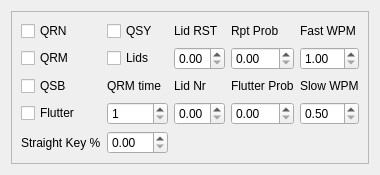
            <widget class="QWidget" name="conditionTab">
             <property name="focusPolicy">
              <enum>Qt::TabFocus</enum>
             </property>
             <property name="accessibleName">
              <string>Simulation parameters</string>
             </property>
             <property name="accessibleDescription">
              <string>Simulation parameters and probabilities</string>
             </property>
             <attribute name="title">
              <string>Condition/Op parameters</string>
             </attribute>
             <layout class="QVBoxLayout" name="verticalLayout_9">
              <item>
               <widget class="QFrame" name="frame_6">
                <property name="frameShape">
                 <enum>QFrame::StyledPanel</enum>
                </property>
                <property name="frameShadow">
                 <enum>QFrame::Raised</enum>
                </property>
                <layout class="QGridLayout" name="gridLayout_6">
                 <item row="0" column="0">
                  <widget class="QCheckBox" name="qrnCheck">
                   <property name="focusPolicy">
                    <enum>Qt::TabFocus</enum>
                   </property>
                   <property name="toolTip">
                    <string>Adds QRN</string>
                   </property>
                   <property name="accessibleName">
                    <string>QRN</string>
                   </property>
                   <property name="accessibleDescription">
                    <string>Adds QRN when checked</string>
                   </property>
                   <property name="text">
                    <string>QRN</string>
                   </property>
                  </widget>
                 </item>
                 <item row="0" column="1">
                  <widget class="QCheckBox" name="qsyCheck">
                   <property name="focusPolicy">
                    <enum>Qt::TabFocus</enum>
                   </property>
                   <property name="toolTip">
                    <string>Show stations in log that give up and QSY</string>
                   </property>
                   <property name="accessibleName">
                    <string>QSY</string>
                   </property>
                   <property name="accessibleDescription">
                    <string>Show stations in log that give up and QSY</string>
                   </property>
                   <property name="text">
                    <string>QSY</string>
                   </property>
                  </widget>
                 </item>
                 <item row="0" column="2">
                  <widget class="QLabel" name="lidRstProbLabel">
                   <property name="text">
                    <string>Lid RST</string>
                   </property>
                  </widget>
                 </item>
                 <item row="0" column="3">
                  <widget class="QLabel" name="rptProbLabel">
                   <property name="text">
                    <string>Rpt Prob</string>
                   </property>
                  </widget>
                 </item>
                 <item row="0" column="4">
                  <widget class="QLabel" name="fastLabel">
                   <property name="text">
                    <string>Fast WPM</string>
                   </property>
                  </widget>
                 </item>
                 <item row="1" column="0">
                  <widget class="QCheckBox" name="qrmCheck">
                   <property name="focusPolicy">
                    <enum>Qt::TabFocus</enum>
                   </property>
                   <property name="toolTip">
                    <string>Add QRM stations</string>
                   </property>
                   <property name="accessibleName">
                    <string>QRM</string>
                   </property>
                   <property name="accessibleDescription">
                    <string>Add QRM stations</string>
                   </property>
                   <property name="text">
                    <string>QRM</string>
                   </property>
                  </widget>
                 </item>
                 <item row="1" column="1">
                  <widget class="QCheckBox" name="lidsCheck">
                   <property name="focusPolicy">
                    <enum>Qt::TabFocus</enum>
                   </property>
                   <property name="toolTip">
                    <string>Add operators who make mistakes</string>
                   </property>
                   <property name="accessibleName">
                    <string>Lids</string>
                   </property>
                   <property name="accessibleDescription">
                    <string>Add operators who make mistakes</string>
                   </property>
                   <property name="text">
                    <string>Lids</string>
                   </property>
                  </widget>
                 </item>
                 <item row="1" column="2">
                  <widget class="QDoubleSpinBox" name="lidRstProbSpinBox">
                   <property name="focusPolicy">
                    <enum>Qt::StrongFocus</enum>
                   </property>
                   <property name="toolTip">
                    <string>Probability a lid does not send 599</string>
                   </property>
                   <property name="accessibleName">
                    <string>Lid RST probability</string>
                   </property>
                   <property name="accessibleDescription">
                    <string>Probability a lid does not send 599</string>
                   </property>
                   <property name="maximum">
                    <double>1.000000000000000</double>
                   </property>
                   <property name="singleStep">
                    <double>0.010000000000000</double>
                   </property>
                  </widget>
                 </item>
                 <item row="1" column="3">
                  <widget class="QDoubleSpinBox" name="rptProbSpinBox">
                   <property name="focusPolicy">
                    <enum>Qt::StrongFocus</enum>
                   </property>
                   <property name="toolTip">
                    <string>Probability of stations repeating information</string>
                   </property>
                   <property name="accessibleName">
                    <string>Repeat Probability</string>
                   </property>
                   <property name="accessibleDescription">
                    <string>Probability of stations repeating information</string>
                   </property>
                   <property name="maximum">
                    <double>1.000000000000000</double>
                   </property>
                   <property name="singleStep">
                    <double>0.010000000000000</double>
                   </property>
                  </widget>
                 </item>
                 <item row="1" column="4">
                  <widget class="QDoubleSpinBox" name="fastSpinBox">
                   <property name="focusPolicy">
                    <enum>Qt::StrongFocus</enum>
                   </property>
                   <property name="toolTip">
                    <string>The DX station speed is randomly chosen between Slow WPM and Fast WPM multiplied by our speed</string>
                   </property>
                   <property name="accessibleName">
                    <string>Fast WPM</string>
                   </property>
                   <property name="accessibleDescription">
                    <string>The DX station speed is randomly chosen between Slow WPM and Fast WPM multiplied by our speed</string>
                   </property>
                   <property name="minimum">
                    <double>1.000000000000000</double>
                   </property>
                   <property name="maximum">
                    <double>2.000000000000000</double>
                   </property>
                   <property name="singleStep">
                    <double>0.010000000000000</double>
                   </property>
                  </widget>
                 </item>
                 <item row="2" column="0">
                  <widget class="QCheckBox" name="qsbCheck">
                   <property name="focusPolicy">
                    <enum>Qt::TabFocus</enum>
                   </property>
                   <property name="toolTip">
                    <string>Add QSB to callers</string>
                   </property>
                   <property name="accessibleName">
                    <string>QSB</string>
                   </property>
                   <property name="accessibleDescription">
                    <string>Add QSB to callers</string>
                   </property>
                   <property name="text">
                    <string>QSB</string>
                   </property>
                  </widget>
                 </item>
                 <item row="2" column="1">
                  <widget class="QLabel" name="tqrmLabel">
                   <property name="text">
                    <string>QRM time</string>
                   </property>
                  </widget>
                 </item>
                 <item row="2" column="2">
                  <widget class="QLabel" name="lidNrProbLabel">
                   <property name="text">
                    <string>Lid Nr</string>
                   </property>
                  </widget>
                 </item>
                 <item row="2" column="3">
                  <widget class="QLabel" name="flutterProbLabel">
                   <property name="text">
                    <string>Flutter Prob</string>
                   </property>
                  </widget>
                 </item>
                 <item row="2" column="4">
                  <widget class="QLabel" name="slowLabel">
                   <property name="text">
                    <string>Slow WPM</string>
                   </property>
                  </widget>
                 </item>
                 <item row="3" column="0">
                  <widget class="QCheckBox" name="flutterCheck">
                   <property name="focusPolicy">
                    <enum>Qt::TabFocus</enum>
                   </property>
                   <property name="toolTip">
                    <string>With QSB checked instead adds flutter to callers with flutter probability</string>
                   </property>
                   <property name="accessibleName">
                    <string>Flutter</string>
                   </property>
                   <property name="accessibleDescription">
                    <string>With QSB checked instead adds flutter to callers with flutter probability</string>
                   </property>
                   <property name="text">
                    <string>Flutter</string>
                   </property>
                  </widget>
                 </item>
                 <item row="3" column="1">
                  <widget class="QDoubleSpinBox" name="tqrmSpinBox">
                   <property name="focusPolicy">
                    <enum>Qt::StrongFocus</enum>
                   </property>
                   <property name="toolTip">
                    <string>Average time in seconds for a QRM station to appear</string>
                   </property>
                   <property name="accessibleName">
                    <string>QRM time</string>
                   </property>
                   <property name="accessibleDescription">
                    <string>Average time in seconds for a QRM station to appear</string>
                   </property>
                   <property name="decimals">
                    <number>0</number>
                   </property>
                   <property name="minimum">
                    <double>1.000000000000000</double>
                   </property>
                   <property name="maximum">
                    <double>10000.000000000000000</double>
                   </property>
                   <property name="singleStep">
                    <double>10.000000000000000</double>
                   </property>
                  </widget>
                 </item>
                 <item row="3" column="2">
                  <widget class="QDoubleSpinBox" name="lidNrProbSpinBox">
                   <property name="focusPolicy">
                    <enum>Qt::StrongFocus</enum>
                   </property>
                   <property name="toolTip">
                    <string>Probability a lid sends incorrect number</string>
                   </property>
                   <property name="accessibleName">
                    <string>Lid Nr</string>
                   </property>
                   <property name="accessibleDescription">
                    <string>Probability a lid sends incorrect number</string>
                   </property>
                   <property name="maximum">
                    <double>1.000000000000000</double>
                   </property>
                   <property name="singleStep">
                    <double>0.010000000000000</double>
                   </property>
                  </widget>
                 </item>
                 <item row="3" column="3">
                  <widget class="QDoubleSpinBox" name="flutterProbSpinBox">
                   <property name="focusPolicy">
                    <enum>Qt::StrongFocus</enum>
                   </property>
                   <property name="toolTip">
                    <string>Probability that QSB is flutter</string>
                   </property>
                   <property name="accessibleName">
                    <string>Flutter probability</string>
                   </property>
                   <property name="accessibleDescription">
                    <string>Probability that QSB is flutter</string>
                   </property>
                   <property name="maximum">
                    <double>1.000000000000000</double>
                   </property>
                   <property name="singleStep">
                    <double>0.010000000000000</double>
                   </property>
                  </widget>
                 </item>
                 <item row="3" column="4">
                  <widget class="QDoubleSpinBox" name="slowSpinBox">
                   <property name="focusPolicy">
                    <enum>Qt::StrongFocus</enum>
                   </property>
                   <property name="toolTip">
                    <string>DX stations randomly choose speeds between your speed multiplied by slow WPM and your speed multipled by fast WPM</string>
                   </property>
                   <property name="accessibleDescription">
                    <string>DX stations randomly choose speeds between your speed multiplied by slow WPM and your speed multipled by fast WPM</string>
                   </property>
                   <property name="minimum">
                    <double>0.500000000000000</double>
                   </property>
                   <property name="maximum">
                    <double>1.000000000000000</double>
                   </property>
                   <property name="singleStep">
                    <double>0.010000000000000</double>
                   </property>
                  </widget>
                 </item>
                <item row="4" column="0"><widget class="QLabel" name="straightKeyLabel"><property name="text"><string>Straight Key %</string></property></widget></item><item row="4" column="1"><widget class="QDoubleSpinBox" name="straightKeyProbSpinBox"><property name="focusPolicy"><enum>Qt::StrongFocus</enum></property><property name="toolTip"><string>Probability of stations using a straight key (0 to 1)</string></property><property name="accessibleName"><string>Straight Key probability</string></property><property name="maximum"><double>1.000000000000000</double></property><property name="singleStep"><double>0.010000000000000</double></property></widget></item></layout>
               </widget>
              </item>
             </layout>
            </widget>
